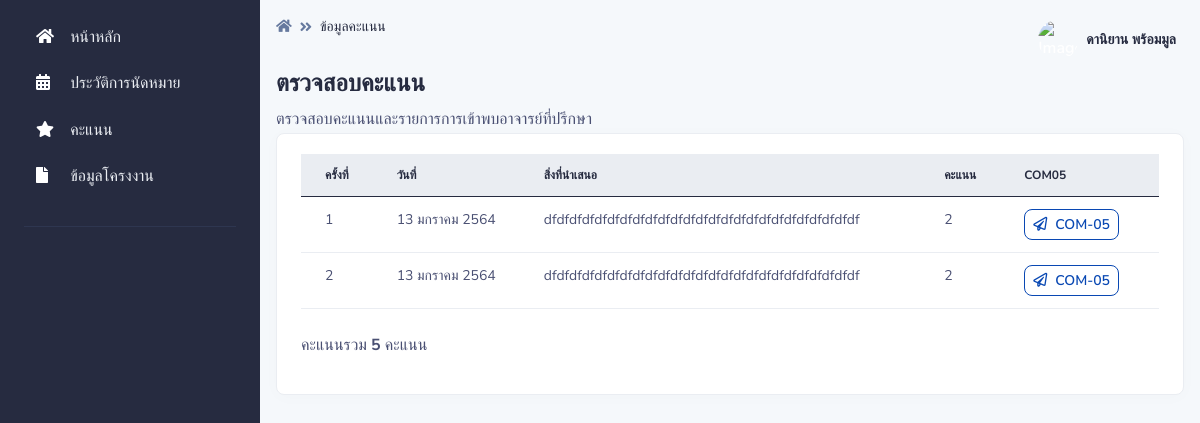
The app's page /pages/score/index.php (signed in), older data.
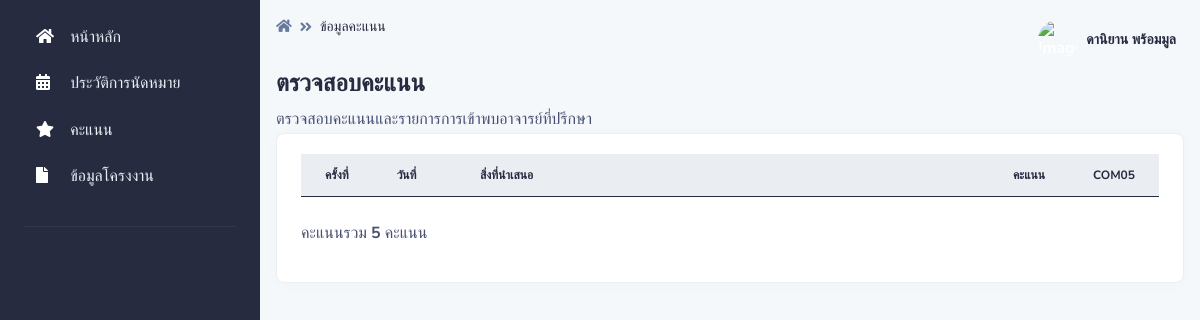
The same page, newer data.
### tables this page shows
CREATE TABLE `com05` (
  `com05_id` int(255) NOT NULL,
  `appoint_id` int(255) NOT NULL,
  `project_id` int(15) NOT NULL,
  `comment_teacher` varchar(255) NOT NULL,
  `comment_assign` varchar(255) NOT NULL,
  `score` int(11) NOT NULL,
  `meet_check` int(2) NOT NULL,
  `teacher_id` int(15) NOT NULL
);

CREATE TABLE `appoint` (
  `appoint_id` int(255) NOT NULL,
  `project_id` int(15) NOT NULL,
  `appoint_date_start` datetime NOT NULL,
  `appoint_date_end` datetime NOT NULL,
  `apooint_minute` int(3) NOT NULL,
  `appoint_comment` varchar(255) NOT NULL,
  `teacher_id` int(15) NOT NULL,
  `appoint_status` int(2) NOT NULL,
  `recorder` int(15) NOT NULL,
  `appoint_recorder` datetime NOT NULL DEFAULT current_timestamp()
);

### pages/dateth.php (called while the page is built, shortened)
<?php
    function DateThai($strDate)
	{
		$strYear = date("Y",strtotime($strDate))+543;
		$strMonth= date("n",strtotime($strDate));
		$strDay= date("j",strtotime($strDate));
		$strMonthCut = Array("","มกราคม","กุมภาพันธ์","มีนาคม","เมษายน","พฤษภาคม","มิถุนายน","กรกฎาคม","สิงหาคม","กันยายน","ตุลาคม","พฤศจิกายน","ธันวาคม");
		$strMonthThai=$strMonthCut[$strMonth];
		return "$strDay $strMonthThai $strYear";
	}
?>

### pages/score/index.php (the view, shortened to what this page needs)
<?php session_start();
if (!$_SESSION["UserID"]){
	  Header("Location: ../../login.php");
}else{?>
<?php include '../../conn.php';?>
<!DOCTYPE html>
<html lang="en">
<?php include '../dateth.php';?>
<head>
    <link type="text/css" href="../../vendor/@fortawesome/fontawesome-free/css/all.min.css" rel="stylesheet">
    <link type="text/css" href="../../vendor/notyf/notyf.min.css" rel="stylesheet">
    <link type="text/css" href="../../css/volt.css" rel="stylesheet">
</head>
<body>
    <?php include '../menu_stu.php';?>
    <main class="content">
        <nav class="navbar navbar-top navbar-expand navbar-dashboard navbar-dark pl-0 pr-2 pb-0">
            <div class="container-fluid px-0">
                <div class="d-flex justify-content-between w-100" id="navbarSupportedContent">
                    <div class="d-flex">
                        <nav aria-label="breadcrumb">
                        <ol class="breadcrumb breadcrumb-dark breadcrumb-transparent">
                                <li class="breadcrumb-item"><a href="../student_index"><span class="fas fa-home"></span></a></li>
                                <li class="breadcrumb-item active" aria-current="page">ข้อมูลคะแนน</li>
                            </ol>
                        </nav>
                    </div>
                    <?php include '../navbar.php';?>
                </div>
            </div>
        </nav>
        <div class="py-0">
            <div class="d-flex justify-content-between w-100 flex-wrap">
                <div class="mb-3 mb-lg-0">
                    <h1 class="h4">ตรวจสอบคะแนน</h1>
                    <p class="mb-0">ตรวจสอบคะแนนและรายการการเข้าพบอาจารย์ที่ปรึกษา
                    </p>
                </div>
            </div>
        </div>
        <div class="card border-light shadow-sm mb-4">
            <div class="card-body">
            <div class="table-responsive">
                <table class="table table-hover">
                <col style="width:5%">
                    <col style="width:10%">
                    <col style="width:70%">
                    <col style="width:5%">
                    <col style="width:10%">
                    <thead class="table-light">
                        <tr>
                            <th scope="col">ครั้งที่</th>
                            <th scope="col">วันที่</th>
                            <th scope="col">สิ่งที่นำเสนอ</th>
                            <th scope="col">คะแนน</th>
                            <th scope="col">COM05</th>
                        </tr>
                    </thead>
                    <tbody>
                    <?php
           $id_ptojrct =$_SESSION["ProjectID"];
					$sql = "SELECT
                    com05.com05_id,
                    com05.appoint_id,
                    appoint.appoint_comment,
                    com05.score,
appoint.appoint_date_start
                    FROM
                    com05
                    INNER JOIN appoint ON com05.appoint_id = appoint.appoint_id
                    WHERE
                    com05.project_id = '$id_ptojrct'
                    ORDER BY
                    com05.com05_id ASC";
					$result = $con->query($sql);
					if ($result->num_rows > 0) {
						while($row = $result->fetch_assoc()) {
                            $strDate = $row["appoint_date_start"];
                            echo '<tr>
                            <td scope="row"></td>
                            <td>'.DateThai($strDate).'</td>
                            <td>'. mb_substr($row["appoint_comment"],0,50,'UTF-8').'</td>
                            <td>' . $row["score"].'</td>
                            <td><a href="com05.php?act=show&ID='. $row["com05_id"].'"" class="btn  btn-sm btn-outline-info mr-3"><span class="far fa-paper-plane mr-2"></span>COM-05</a></td>
                        </tr>';
                    }
                    }
                    ?>
                    </tbody>
                </table>
                </div>
                <br>
                <p>คะแนนรวม <b>5</b>  คะแนน</p>
            </div>
        </div>
        <?php include '../footer.php';?>
    </main>
</body>
</html>
<?php }?>

Row changes from the older to the newer data that the page shows:
no longer on this page (row edited): com05: appoint.appoint_date_start "13 มกราคม 2564", appoint.appoint_comment "dfdfdfdfdfdfdfdfdfdfdfdfdfdfdfdfdfdfdfdfdfdfdfdfdf", score "2"
no longer on this page (row edited): com05: appoint.appoint_date_start "13 มกราคม 2564", appoint.appoint_comment "dfdfdfdfdfdfdfdfdfdfdfdfdfdfdfdfdfdfdfdfdfdfdfdfdf", score "2"
